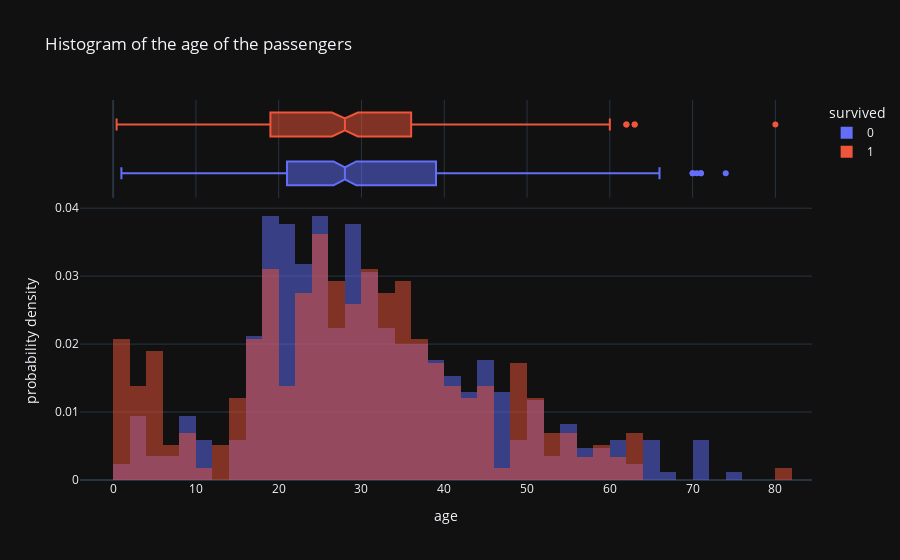

The notebook cell this image was saved under:
### Markdown cell above
Since we started tinkerng with the `Age` column, let's continue. We saw that there are many missing values in this column. Let's take a look at the distribution of the `Age` column.

### Code cell
fig = px.histogram(
    df,
    x="age",
    # text_auto=True,
    title="Histogram of the age of the passengers",
    color="survived",
    barmode="overlay",
    histnorm="probability density",
    marginal="box",
)
fig.show()

### Figure 1 — Plotly figure (JSON) as saved in the notebook; plotly's stock layout.template omitted (floating-point values rounded to 4 significant figures; data arrays with more than 128 entries replaced by an {"elided": "..."} marker saying what was removed)
{"data": [{"alignmentgroup": "True", "bingroup": "x", "histnorm": "probability density", "hovertemplate": "survived=0<br>age=%{x}<br>probability density=%{y}<extra></extra>", "legendgroup": "0", "marker": {"color": "#636efa", "opacity": 0.5, "pattern": {"shape": ""}}, "name": "0", "offsetgroup": "0", "orientation": "v", "showlegend": true, "type": "histogram", "x": {"elided": "549 float values"}, "xaxis": "x", "yaxis": "y"}, {"alignmentgroup": "True", "hovertemplate": "survived=0<br>age=%{x}<extra></extra>", "legendgroup": "0", "marker": {"color": "#636efa"}, "name": "0", "notched": true, "offsetgroup": "0", "showlegend": false, "type": "box", "x": {"elided": "549 float values"}, "xaxis": "x2", "yaxis": "y2"}, {"alignmentgroup": "True", "bingroup": "x", "histnorm": "probability density", "hovertemplate": "survived=1<br>age=%{x}<br>probability density=%{y}<extra></extra>", "legendgroup": "1", "marker": {"color": "#EF553B", "opacity": 0.5, "pattern": {"shape": ""}}, "name": "1", "offsetgroup": "1", "orientation": "v", "showlegend": true, "type": "histogram", "x": {"elided": "342 float values"}, "xaxis": "x", "yaxis": "y"}, {"alignmentgroup": "True", "hovertemplate": "survived=1<br>age=%{x}<extra></extra>", "legendgroup": "1", "marker": {"color": "#EF553B"}, "name": "1", "notched": true, "offsetgroup": "1", "showlegend": false, "type": "box", "x": {"elided": "342 float values"}, "xaxis": "x2", "yaxis": "y2"}], "layout": {"barmode": "overlay", "legend": {"title": {"text": "survived"}, "tracegroupgap": 0}, "title": {"text": "Histogram of the age of the passengers"}, "xaxis": {"anchor": "y", "domain": [0, 1], "title": {"text": "age"}}, "xaxis2": {"anchor": "y2", "domain": [0, 1], "matches": "x", "showgrid": true, "showticklabels": false}, "yaxis": {"anchor": "x", "domain": [0, 0.7326], "title": {"text": "probability density"}}, "yaxis2": {"anchor": "x2", "domain": [0.7426, 1], "matches": "y2", "showgrid": false, "showline": false, "showticklabels": false, "ticks": ""}}}
